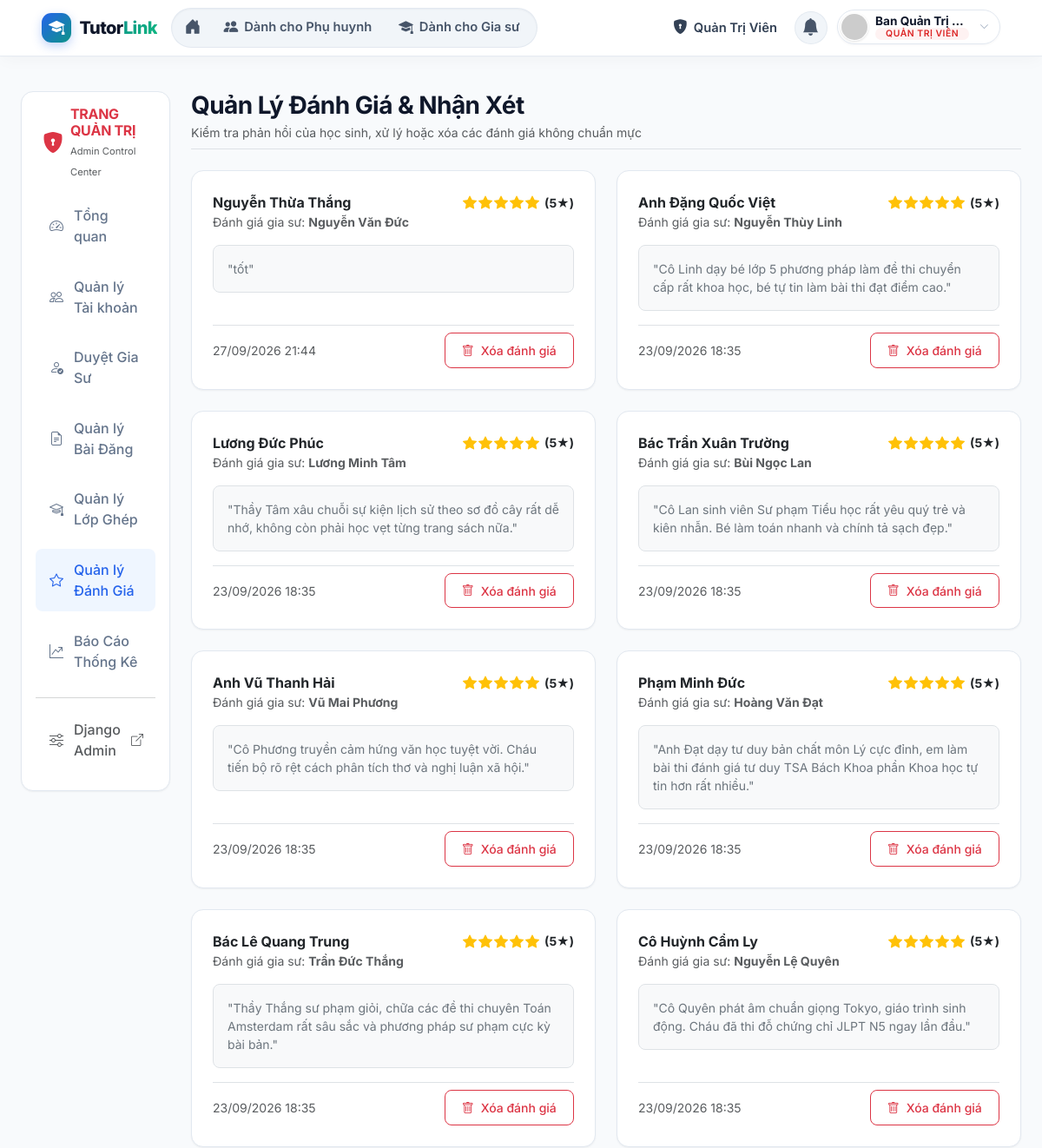
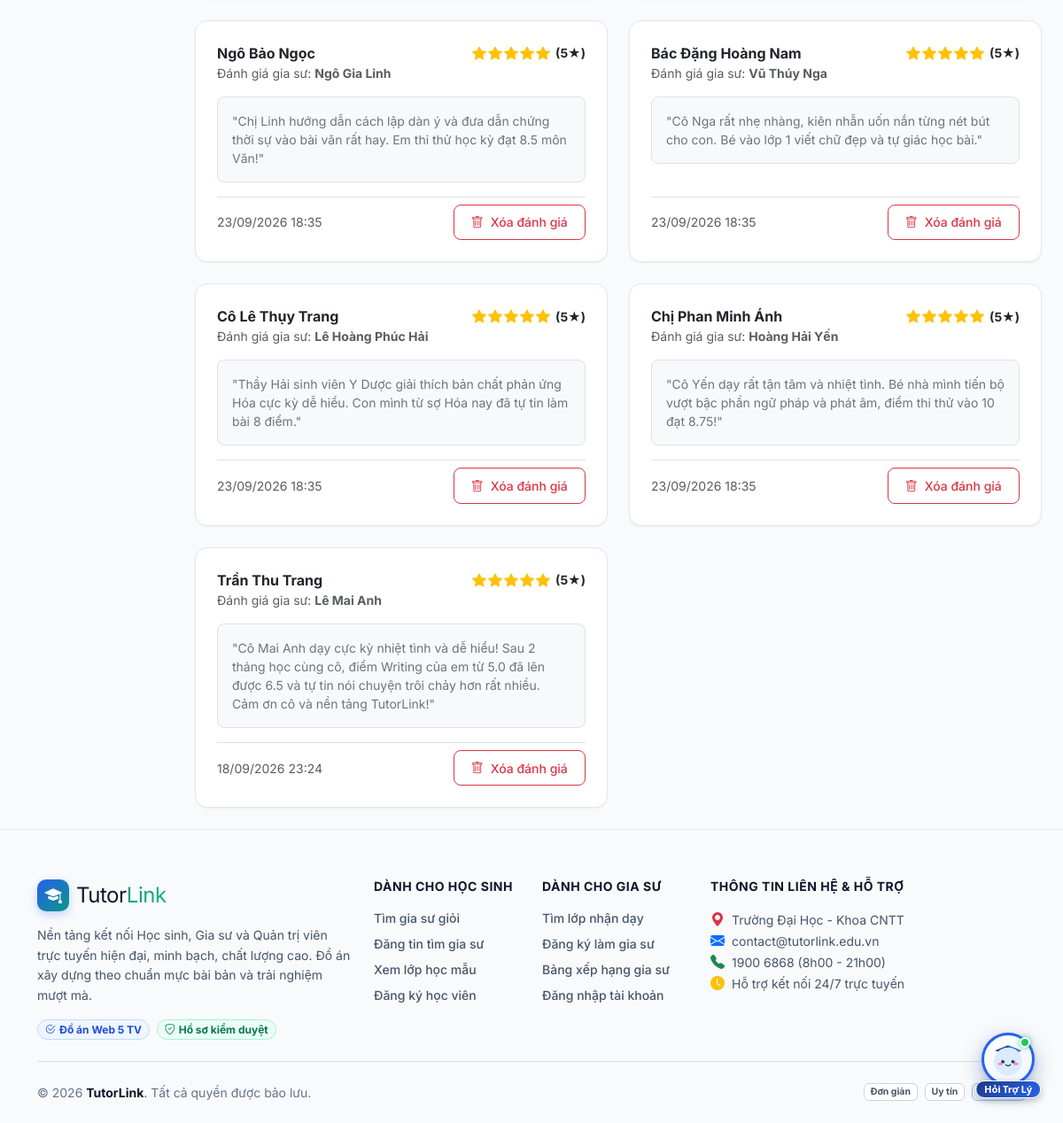
The app's page /admin-dashboard/reviews/ (signed in) with its own data (2 pictures, top to bottom).
### accounts/models.py (models this page shows, shortened)
class UserProfile(models.Model):
    ROLE_CHOICES = [
        ('student', 'Học sinh'),
        ('tutor', 'Gia sư'),
        ('admin', 'Quản trị viên'),
    ]
    user = models.OneToOneField(User, on_delete=models.CASCADE, related_name='profile')
    role = models.CharField(max_length=20, choices=ROLE_CHOICES, default='student')
    full_name = models.CharField('Họ và tên', max_length=150, blank=True)
    phone = models.CharField('Số điện thoại', max_length=20, blank=True)
    address = models.CharField('Địa chỉ', max_length=255, blank=True)
    avatar = models.ImageField('Ảnh đại diện', upload_to='avatars/', null=True, blank=True)
    bio = models.TextField('Giới thiệu ngắn', blank=True)
    is_locked = models.BooleanField('Đang bị khóa', default=False)
    created_at = models.DateTimeField(auto_now_add=True)
    @property
    def is_student(self):
        return self.role == 'student'
    @property
    def is_tutor(self):
        return self.role == 'tutor'
    @property
    def is_admin_user(self):
        return self.role == 'admin' or self.user.is_superuser or self.user.is_staff
    def get_avatar_url(self):
        if self.avatar and hasattr(self.avatar, 'url'):
            return self.avatar.url
        name = self.full_name or self.user.username
        return f"https://ui-avatars.com/api/?name={name}&background=2563eb&color=fff&size=128"

### reviews/models.py (models this page shows, shortened)
class Review(models.Model):
    RATING_CHOICES = [
        (1, '1 sao - Kém'),
        (2, '2 sao - Trung bình'),
        (3, '3 sao - Khá'),
        (4, '4 sao - Tốt'),
        (5, '5 sao - Xuất sắc'),
    ]
    student = models.ForeignKey(User, on_delete=models.CASCADE, related_name='student_reviews')
    tutor = models.ForeignKey(User, on_delete=models.CASCADE, related_name='tutor_reviews')
    matched_class = models.OneToOneField(MatchedClass, on_delete=models.CASCADE, related_name='review')
    rating = models.IntegerField('Đánh giá sao', choices=RATING_CHOICES, default=5)
    comment = models.TextField('Nhận xét về gia sư')
    created_at = models.DateTimeField(auto_now_add=True)
    class Meta:
        verbose_name = 'Đánh giá gia sư'
        verbose_name_plural = 'Danh sách Đánh giá'
        ordering = ['-created_at']
    def star_range(self):
        return range(self.rating)

### dashboard/views.py (the view)
# urls.py: path('admin-dashboard/reviews/', views.admin_reviews, name='admin_reviews'),
@login_required
def admin_reviews(request):
    if not request.user.profile.is_admin_user:
        return redirect('home')
    reviews = Review.objects.select_related('student', 'tutor', 'matched_class').order_by('-created_at')
    return render(request, 'dashboard/admin_reviews.html', {'reviews': reviews})

### templates/dashboard/admin_reviews.html (shortened to what this page needs)
{% extends 'dashboard/admin_base.html' %}
{% load static %}
{% block admin_content %}
<div class="d-flex justify-content-between align-items-center mb-4 pb-2 border-bottom">
    <div>
        <h3 class="fw-bold mb-1">Quản Lý Đánh Giá & Nhận Xét</h3>
        <p class="text-muted small mb-0">Kiểm tra phản hồi của học sinh, xử lý hoặc xóa các đánh giá không chuẩn mực</p>
    </div>
</div>
<div class="row g-4">
    {% for rev in reviews %}
        <div class="col-lg-6">
            <div class="card card-custom p-4 h-100">
                <div class="d-flex justify-content-between align-items-start mb-3">
                    <div>
                        <div class="fw-bold text-dark">{{ rev.student.profile.full_name|default:rev.student.username }}</div>
                        <div class="text-muted small">Đánh giá gia sư: <strong>{{ rev.tutor.profile.full_name|default:rev.tutor.username }}</strong></div>
                    </div>
                    <div class="star-rating">
                        {% for i in rev.star_range %}<i class="bi bi-star-fill text-warning"></i>{% endfor %}
                        <span class="fw-bold text-dark ms-1 small">({{ rev.rating }}★)</span>
                    </div>
                </div>
                <div class="p-3 bg-light rounded-3 border mb-3 small text-secondary">
                    "{{ rev.comment }}"
                </div>
                <div class="mt-auto pt-2 border-top d-flex justify-content-between align-items-center">
                    <span class="text-muted small">{{ rev.created_at|date:"d/m/Y H:i" }}</span>
                    <form method="post" action="{% url 'dashboard:admin_delete_review' rev.id %}" onsubmit="return confirmAction('Bạn có chắc muốn xóa đánh giá này?');">
                        <button type="submit" class="btn btn-outline-danger btn-sm">
                            <i class="bi bi-trash"></i> Xóa đánh giá
                        </button>
                    </form>
                </div>
            </div>
        </div>
    {% empty %}
        <div class="col-12 text-center py-5 text-muted">
            Chưa có đánh giá nào trên hệ thống.
        </div>
    {% endfor %}
</div>
{% endblock %}

### templates/base.html (shortened to what this page needs)
{% load static %}
<!DOCTYPE html>
<html lang="vi">
<head>
    <link href="https://cdn.jsdelivr.net/npm/bootstrap@5.3.3/dist/css/bootstrap.min.css" rel="stylesheet">
    <link rel="stylesheet" href="https://cdn.jsdelivr.net/npm/bootstrap-icons@1.11.3/font/bootstrap-icons.min.css">
    <link rel="stylesheet" href="{% static 'css/style.css' %}?v={% now 'U' %}">
</head>
<body>
    <nav class="navbar navbar-expand-lg navbar-tutorlink">
        <div class="container-fluid px-lg-4 px-xl-5">
            <a class="navbar-brand-custom me-2 me-xl-3" href="{% url 'home' %}">
                <div class="brand-badge">
                    <i class="bi bi-mortarboard-fill"></i>
                </div>
                <span class="brand-text">Tutor<span class="brand-accent">Link</span></span>
            </a>
            <div class="collapse navbar-collapse" id="navbarMain">
                <div class="nav-capsule-wrapper me-auto mb-2 mb-lg-0">
                    <div class="nav-capsule">
                        <a class="nav-capsule-item nav-capsule-home {% if request.resolver_match.url_name == 'home' %}active{% endif %}" href="{% url 'home' %}" title="Trang chủ" data-i18n-title="nav_home" aria-label="Trang chủ">
                            <i class="bi bi-house-door-fill"></i>
                        </a>
                        <a class="nav-capsule-item {% if 'tutors' in request.path and not 'admin' in request.path and not 'tutor/profile' in request.path %}active{% endif %}" href="{% url 'tutors:tutor_list' %}">
                            <i class="bi bi-people-fill"></i> <span data-i18n="nav_find_tutor">Dành cho Phụ huynh</span>
                        </a>
                        <a class="nav-capsule-item " href="{% url 'class_requests:class_list' %}">
                            <i class="bi bi-mortarboard-fill"></i> <span data-i18n="nav_classes">Dành cho Gia sư</span>
                        </a>
                    </div>
                </div>
                <ul class="navbar-nav ms-auto align-items-lg-center">
                    {% if user.is_authenticated %}
                        {% if user_profile.is_student %}
                            <li class="nav-item">
                                <a class="nav-action-pill {% if 'dashboard' in request.path %}active{% endif %}" href="{% url 'dashboard:student_dashboard' %}">
                                    <i class="bi bi-grid-fill text-primary"></i> <span data-i18n="nav_dashboard">Bảng điều khiển</span>
                                </a>
                            </li>
                            <li class="nav-item">
                                <a class="nav-action-pill position-relative {% if 'my_posts' in request.path %}active{% endif %}" href="{% url 'class_requests:my_posts' %}">
                                    <i class="bi bi-card-checklist text-primary"></i> <span data-i18n="nav_my_posts">Bài đăng của tôi</span>
                                    {% if pending_applications_count > 0 %}
                                        <span class="badge rounded-pill bg-danger position-absolute top-0 start-100 translate-middle">
                                            {{ pending_applications_count }}
                                        </span>
                                    {% endif %}
                                </a>
                            </li>
                        {% elif user_profile.is_admin_user %}
                            <li class="nav-item">
                                <a class="nav-action-pill text-danger fw-bold position-relative {% if 'dashboard/admin' in request.path %}active{% endif %}" href="{% url 'dashboard:admin_dashboard' %}">
                                    <i class="bi bi-shield-lock-fill"></i> <span data-i18n="nav_admin">Quản Trị Viên</span>
                                </a>
                            </li>
                        {% endif %}
                        <li class="nav-item dropdown ms-lg-1 me-1">
                            <a class="nav-link fb-notif-bell-btn position-relative d-flex align-items-center justify-content-center p-0" href="#" id="fbNotifDropdownBtn" data-bs-toggle="dropdown" data-bs-auto-close="outside" aria-expanded="false" title="Thông báo" data-i18n-title="notif_title">
                                <i class="bi bi-bell-fill fs-5"></i>
                            </a>
                        </li>
                        <li class="nav-item dropdown ms-lg-1">
                            <a class="user-profile-chip text-decoration-none" href="#" data-bs-toggle="dropdown" aria-expanded="false">
                                <img src="{{ user_profile.get_avatar_url }}" alt="avatar" class="user-chip-avatar">
                                <div class="d-none d-lg-flex flex-column text-start">
                                    <span class="user-chip-name text-truncate">{{ user_profile.full_name|default:user.username }}</span>
                                    <span class="badge badge-role {% if user_profile.is_student %}badge-student{% elif user_profile.is_tutor %}badge-tutor{% else %}badge-admin{% endif %}" style="font-size: 0.65rem; padding: 0.12rem 0.45rem;">
                                        {% if user_profile.is_student %}
                                            <span data-i18n="role_student">HỌC SINH</span>
                                        {% elif user_profile.is_tutor %}
                                            <span data-i18n="role_tutor">GIA SƯ</span>
                                        {% else %}
                                            <span data-i18n="role_admin">QUẢN TRỊ VIÊN</span>
                                        {% endif %}
                                    </span>
                                </div>
                                <i class="bi bi-chevron-down user-chip-chevron ms-1"></i>
                            </a>
                        </li>
                    {% endif %}
                </ul>
            </div>
        </div>
    </nav>
    <main>
        {% block content %}{% endblock %}
    </main>
    <footer class="footer-custom">
        <div class="container">
            <div class="row g-4">
                <div class="col-lg-4 col-md-6">
                    <div class="d-flex align-items-center gap-2 mb-3">
                        <div class="brand-badge footer-brand-badge">
                            <i class="bi bi-mortarboard-fill"></i>
                        </div>
                        <span class="fs-4 fw-extrabold footer-brand-text">Tutor<span class="brand-accent">Link</span></span>
                    </div>
                    <p class="small mb-3 footer-desc" data-i18n="footer_desc">
                    </p>
                    <div class="d-flex flex-wrap gap-2">
                        <span class="badge rounded-pill px-2.5 py-1.5 footer-pill-1"><i class="bi bi-check2-circle me-1"></i><span data-i18n="footer_badge1">Đồ án Web 5 TV</span></span>
                        <span class="badge rounded-pill px-2.5 py-1.5 footer-pill-2"><i class="bi bi-shield-check me-1"></i><span data-i18n="footer_badge2">Hồ sơ kiểm duyệt</span></span>
                    </div>
                </div>
                <div class="col-lg-2 col-md-6">
                    <h6 class="text-uppercase fw-bold mb-3 small footer-heading" data-i18n="footer_for_students">Dành cho Học sinh</h6>
                    <ul class="list-unstyled small d-flex flex-column gap-2 mb-0">
                        <li><a href="{% url 'tutors:tutor_list' %}" class="footer-link" data-i18n="footer_find_tutor">Tìm gia sư giỏi</a></li>
                        <li><a href="{% url 'class_requests:post_class' %}" class="footer-link" data-i18n="footer_post_request">Đăng tin tìm gia sư</a></li>
                        <li><a href="{% url 'class_requests:class_list' %}" class="footer-link" data-i18n="footer_sample_classes">Xem lớp học mẫu</a></li>
                        <li><a href="{% url 'accounts:register' %}?role=student" class="footer-link" data-i18n="footer_reg_student">Đăng ký học viên</a></li>
                    </ul>
                </div>
                <div class="col-lg-2 col-md-6">
                    <h6 class="text-uppercase fw-bold mb-3 small footer-heading" data-i18n="footer_for_tutors">Dành cho Gia sư</h6>
                    <ul class="list-unstyled small d-flex flex-column gap-2 mb-0">
                        <li><a href="{% url 'class_requests:class_list' %}" class="footer-link" data-i18n="footer_find_teaching">Tìm lớp nhận dạy</a></li>
                        <li><a href="{% url 'accounts:register' %}?role=tutor" class="footer-link" data-i18n="footer_reg_tutor">Đăng ký làm gia sư</a></li>
                        <li><a href="{% url 'tutors:tutor_list' %}" class="footer-link" data-i18n="footer_ranking">Bảng xếp hạng gia sư</a></li>
                        <li><a href="{% url 'accounts:login' %}" class="footer-link" data-i18n="footer_login_acc">Đăng nhập tài khoản</a></li>
                    </ul>
                </div>
                <div class="col-lg-4 col-md-6">
                    <h6 class="text-uppercase fw-bold mb-3 small footer-heading" data-i18n="footer_contact_support">Thông tin liên hệ & Hỗ trợ</h6>
                    <ul class="list-unstyled small d-flex flex-column gap-2.5 mb-0 footer-contact-list">
                        <li class="d-flex align-items-center"><i class="bi bi-geo-alt-fill text-danger me-2 fs-6"></i> <span data-i18n="footer_uni">Trường Đại Học - Khoa CNTT</span></li>
                        <li class="d-flex align-items-center"><i class="bi bi-envelope-fill text-primary me-2 fs-6"></i> <span>contact@tutorlink.edu.vn</span></li>
                        <li class="d-flex align-items-center"><i class="bi bi-telephone-fill text-success me-2 fs-6"></i> <span>1900 6868 (8h00 - 21h00)</span></li>
                        <li class="d-flex align-items-center"><i class="bi bi-clock-fill text-warning me-2 fs-6"></i> <span data-i18n="footer_support_247">Hỗ trợ kết nối 24/7 trực tuyến</span></li>
                    </ul>
                </div>
            </div>
            <hr class="my-4 footer-hr">
            <div class="d-flex flex-column flex-md-row justify-content-between align-items-center small footer-bottom-text">
                <div>© 2026 <strong class="footer-brand-name">TutorLink</strong>. <span data-i18n="footer_copyright">Tất cả quyền được bảo lưu.</span></div>
                <div class="mt-2 mt-md-0 d-flex align-items-center gap-2">
                    <span class="badge px-2.5 py-1.5 footer-badge-pill" data-i18n="footer_simple">Đơn giản</span>
                    <span class="badge px-2.5 py-1.5 footer-badge-pill" data-i18n="footer_trusted">Uy tín</span>
                    <span class="badge px-2.5 py-1.5 footer-badge-highlight" data-i18n="footer_demo">Dễ demo</span>
                </div>
            </div>
        </div>
    </footer>
    {% include 'includes/assistant_widget.html' %}
</body>
</html>

### records on screen
UserProfile: full_name "Ban Quản Trị…"
Review: student.profile.full_name "Nguyễn Thừa Thắng", tutor.profile.full_name "Nguyễn Văn Đức", rating "5", comment "tốt", created_at "27/09/2026 21:44"
Review: student.profile.full_name "Anh Đặng Quốc Việt", tutor.profile.full_name "Nguyễn Thùy Linh", rating "5", comment "Cô Linh dạy bé lớp 5 phương pháp làm đề thi chuyển cấp rất khoa học, bé tự tin làm bài thi đạt điểm cao.", created_at "23/09/2026 18:35"
Review: student.profile.full_name "Lương Đức Phúc", tutor.profile.full_name "Lương Minh Tâm", rating "5", comment "Thầy Tâm xâu chuỗi sự kiện lịch sử theo sơ đồ cây rất dễ nhớ, không còn phải học vẹt từng trang sách nữa.", created_at "23/09/2026 18:35"
Review: student.profile.full_name "Bác Trần Xuân Trường", tutor.profile.full_name "Bùi Ngọc Lan", rating "5", comment "Cô Lan sinh viên Sư phạm Tiểu học rất yêu quý trẻ và kiên nhẫn. Bé làm toán nhanh và chính tả sạch đẹp.", created_at "23/09/2026 18:35"
Review: student.profile.full_name "Anh Vũ Thanh Hải", tutor.profile.full_name "Vũ Mai Phương", rating "5", comment "Cô Phương truyền cảm hứng văn học tuyệt vời. Cháu tiến bộ rõ rệt cách phân tích thơ và nghị luận xã hội.", created_at "23/09/2026 18:35"
Review: student.profile.full_name "Phạm Minh Đức", tutor.profile.full_name "Hoàng Văn Đạt", rating "5", comment "Anh Đạt dạy tư duy bản chất môn Lý cực đỉnh, em làm bài thi đánh giá tư duy TSA Bách Khoa phần Khoa học tự tin hơn rất nhiều.", created_at "23/09/2026 18:35"
Review: student.profile.full_name "Bác Lê Quang Trung", tutor.profile.full_name "Trần Đức Thắng", rating "5", comment "Thầy Thắng sư phạm giỏi, chữa các đề thi chuyên Toán Amsterdam rất sâu sắc và phương pháp sư phạm cực kỳ bài bản.", created_at "23/09/2026 18:35"
Review: student.profile.full_name "Cô Huỳnh Cẩm Ly", tutor.profile.full_name "Nguyễn Lệ Quyên", rating "5", comment "Cô Quyên phát âm chuẩn giọng Tokyo, giáo trình sinh động. Cháu đã thi đỗ chứng chỉ JLPT N5 ngay lần đầu.", created_at "23/09/2026 18:35"
Review: student.profile.full_name "Ngô Bảo Ngọc", tutor.profile.full_name "Ngô Gia Linh", rating "5", comment "Chị Linh hướng dẫn cách lập dàn ý và đưa dẫn chứng thời sự vào bài văn rất hay. Em thi thử học kỳ đạt 8.5 môn Văn!", created_at "23/09/2026 18:35"
Review: student.profile.full_name "Bác Đặng Hoàng Nam", tutor.profile.full_name "Vũ Thúy Nga", rating "5", comment "Cô Nga rất nhẹ nhàng, kiên nhẫn uốn nắn từng nét bút cho con. Bé vào lớp 1 viết chữ đẹp và tự giác học bài.", created_at "23/09/2026 18:35"
Review: student.profile.full_name "Cô Lê Thụy Trang", tutor.profile.full_name "Lê Hoàng Phúc Hải", rating "5", comment "Thầy Hải sinh viên Y Dược giải thích bản chất phản ứng Hóa cực kỳ dễ hiểu. Con mình từ sợ Hóa nay đã tự tin làm bài 8 điểm.", created_at "23/09/2026 18:35"
Review: student.profile.full_name "Chị Phan Minh Ánh", tutor.profile.full_name "Hoàng Hải Yến", rating "5", comment "Cô Yến dạy rất tận tâm và nhiệt tình. Bé nhà mình tiến bộ vượt bậc phần ngữ pháp và phát âm, điểm thi thử vào 10 đạt 8.75!", created_at "23/09/2026 18:35"
Review: student.profile.full_name "Trần Thu Trang", tutor.profile.full_name "Lê Mai Anh", rating "5", comment "Cô Mai Anh dạy cực kỳ nhiệt tình và dễ hiểu! Sau 2 tháng học cùng cô, điểm Writing của em từ 5.0 đã lên được 6.5 và tự tin nói chuyện trôi chảy hơn rất nhiều. Cảm ơn cô và nền tảng TutorLink!", created_at "18/09/2026 23:24"
